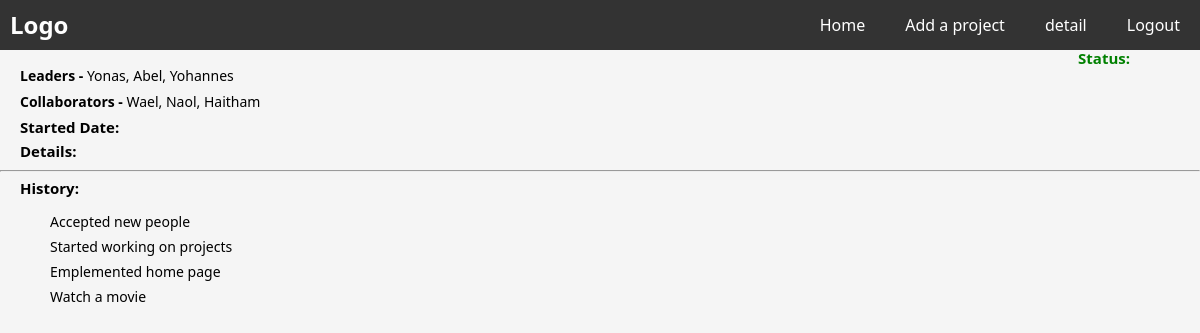
Before: /details/4 (signed in) with the older database file.
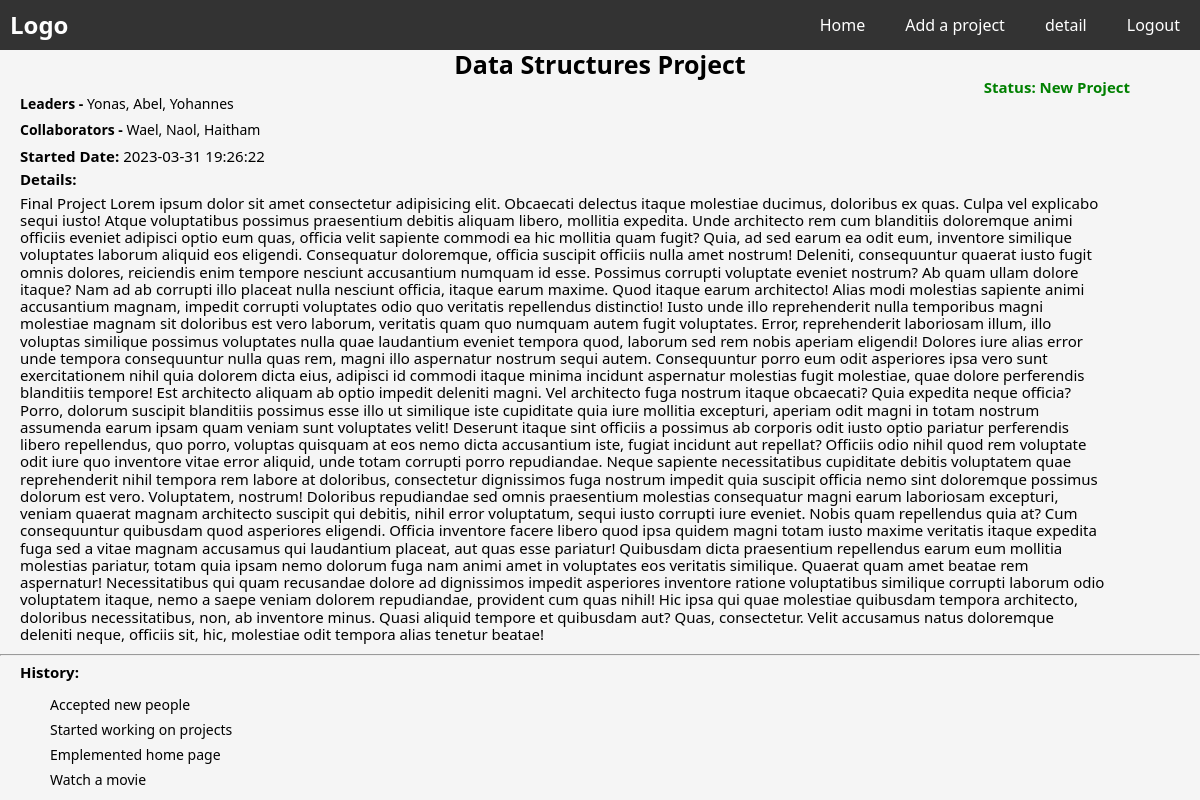
After: the same page with the newer database file.
### website/models.py (models this page shows)
class Project(db.Model):
    id = db.Column(db.Integer, primary_key=True)
    title = db.Column(db.String(500), nullable=False)
    start_date = db.Column(db.DateTime(timezone=True), default=func.now(), nullable=False)
    description = db.Column(db.String(5000), unique=True, nullable=False)
    status = db.Column(db.String(500), default="New Project")

### website/views.py (the view)
@views.route('/details/<int:id>')
@login_required
def details(id):
    project = Project.query.filter_by(id=id).first()
    if project:
         project_title = project.title
         project_status = project.status
         project_start_date = project.start_date
         project_description = project.description
         return render_template('detail.html', user=current_user, project_title=project_title, project_status=project_status, project_start_date=project_start_date, project_description=project_description)
    return render_template('detail.html', user=current_user)

### website/__init__.py (called while the page is built)
def create_app():
    app = Flask(__name__)
    app.config["TEMPLATES_AUTO_RELOAD"] = True
    app.config['SQLALCHEMY_DATABASE_URI'] = f'sqlite:///{DB_NAME}'
    app.config['SECRET_KEY'] = "dsaljf;ldsakjf;lkdsjf,cmlkjlkwqjfoijlsad;"
    db.init_app(app)
    from website.views import views
    from website.auth import auth
    app.register_blueprint(views, url_prefix="/")
    app.register_blueprint(auth, url_prefix="/")
    from website import models
    from website.models import User
    create_database(app)
    login_manager = LoginManager()
    login_manager.login_view = 'auth.login'
    login_manager.init_app(app)
    @login_manager.user_loader
    def load_user(id):
        return User.query.get(int(id))
    return app

### website/templates/detail.html
{% extends "base.html" %} {% block title %} detail {% endblock %} {% block main
    %}
    <div class="Detail">
        <div class="title_Detail"> {{ project_title }}</div>
        <div class="status_Detail"> Status: {{ project_status }}</div>
        <div class="leaders_Detail"> <b>Leaders -</b> Yonas, Abel, Yohannes</div>
        <div class="teams_Detail"> <b>Collaborators -</b> Wael, Naol, Haitham</div>
        <div class="started_date_Detail"><b>Started Date:</b> {{ project_start_date }}</div>
        <div class="just_Details">Details:</div>
        <div class="description_Detail">
           {{ project_description }}
        </div>
        <hr>
        <div class="just_History_Detail">History: </div>
        <div class="history_Detail">
            <ul>
                <li>Accepted new people</li>
                <li>Started working on projects</li>
                <li>Emplemented home page</li>
                <li>Watch a movie</li>
            </ul>
        </div>
    </div>
    {% endblock %}
    {% set active = 'detail' %}

### website/templates/base.html (shortened to what this page needs)
<!DOCTYPE html>
<html lang="en">
  <head>
    <link
      rel="stylesheet"
      href="{{ url_for('static', filename='css/normalize.css')}}"
    />
    <link
      rel="stylesheet"
      href="{{ url_for('static', filename='css/main.css')}}"
    />
  </head>
  <body>
    <nav>
      <a class="logo" href="#">Logo</a>
      <ul>
        {% if user.is_authenticated %}
        <li><a href="/">Home</a></li>
        <li><a href="/add_project">Add a project</a></li>
        <li><a href="/detail">detail</a></li>
        <li><a href="/logout">Logout</a></li>
        {% else %}
        <li><a href="/login">Login</a></li>
        <li><a href="/register">Register</a></li>
        {% endif %}
      </ul>
    </nav>
    <main>{% block main %} {% endblock %}</main>
  </body>
</html>

### website/static/css/main.css (style rules this page uses)
*, *::after, *::before { box-sizing: border-box; }
html { font-size: 62.5%; }
body { background-color: #f5f5f5; }
a { text-decoration: none; }
nav { display: flex; justify-content: space-between; align-items: center; background-color: #333; color: #fff; width: 100%; }
nav a { color: #fff; text-decoration: none; margin: 0 10px; }
nav a.logo { font-weight: bold; font-size: 24px; }
nav ul { list-style: none; display: flex; }
nav li { margin: 0 10px; }
.title_Detail { font-size: 2.5rem; text-align: center; font-weight: bold; }
.status_Detail { text-align: end; font-weight: bold; color: green; font-size: 1.5rem; margin-right: 7rem; }
.leaders_Detail { margin-left: 2rem; font-size: 1.4rem; margin-bottom: 0.7em; }
.teams_Detail { margin-left: 2rem; font-size: 1.4rem; margin-bottom: 0.7em; }
.just_Details { margin-left: 2rem; font-weight: bold; font-size: 1.5rem; margin-bottom: 0.4em; }
.description_Detail { margin-left: 2rem; margin-right: 9rem; font-size: 1.5rem; margin-bottom: 0.7em; }
.just_History_Detail { margin-left: 2rem; font-weight: bold; font-size: 1.5rem; margin-bottom: 0.4em; }
.history_Detail li { list-style: none; margin-left: 1rem; font-size: 1.4rem; margin-bottom: 0.9rem; }
.started_date_Detail { margin-left: 2rem; font-size: 1.5rem; margin-bottom: 0.4em; }

Changed rows visible on the page:
added Project: title "Data Structures Project", status "New Project", start_date "2023-03-31 19:26:22", description "Final Project Lorem ipsum dolor sit amet consectetur adipisicing elit. Obcaecati delectus itaque molestiae ducimus, doloribus ex quas. Culpa vel explicabo sequi iusto! Atque voluptatibus possimus praesentium debitis aliquam libero, mollitia expedita. Unde architecto rem cum blanditiis doloremque animi officiis eveniet adipisci optio eum quas, officia velit sapiente commodi ea hic mollitia quam fugit? Quia, ad sed earum ea odit eum, inventore similique voluptates laborum aliquid eos eligendi. Consequatur doloremque, officia suscipit officiis nulla amet nostrum! Deleniti, consequuntur quaerat iusto fugit omnis dolores, reiciendis enim tempore nesciunt accusantium numquam id esse. Possimus…"
